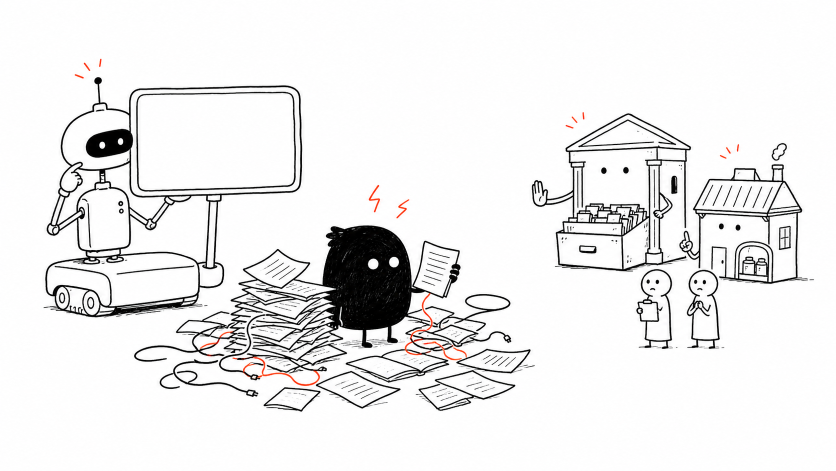
#> input picture gallery/daily-4panel/2026-05-29-lingchen-sandian/source/panel-2-v4-base.png, 1672 x 941 px (shown at 1/2 size)
$ python build_panel2_v4.py
#> lines starting #> are read from the running program, lines starting #| are printed output that depends on the picture
from pathlib import Path

from PIL import Image, ImageDraw, ImageFont


ROOT = Path(__file__).resolve().parent
SRC = ROOT / "source"

BASE = SRC / "panel-2-v4-base.png"
OUT = ROOT / "panel-2-v4.1.png"

FONT_REGULAR = "/System/Library/Fonts/Supplemental/Bradley Hand Bold.ttf"
FONT_FALLBACK = "/System/Library/Fonts/Supplemental/ChalkboardSE.ttc"

BLACK = (18, 18, 18)
WHITE = (255, 255, 255)


def load_font(size: int) -> ImageFont.FreeTypeFont:
    for path in (FONT_REGULAR, FONT_FALLBACK):
        try:
            return ImageFont.truetype(path, size=size)
        except OSError:
            continue
    return ImageFont.load_default()


def draw_fit_text(
    draw: ImageDraw.ImageDraw,
    box: tuple[int, int, int, int],
    text: str,
    max_size: int,
    min_size: int,
    align: str = "center",
) -> None:
    x1, y1, x2, y2 = box
    for size in range(max_size, min_size - 1, -2):
        font = load_font(size)
        spacing = int(size * 0.22)
        bbox = draw.multiline_textbbox((0, 0), text, font=font, spacing=spacing, align=align)
        width = bbox[2] - bbox[0]
        height = bbox[3] - bbox[1]
        if width <= x2 - x1 and height <= y2 - y1:
            draw.multiline_text(
                ((x1 + x2) / 2, (y1 + y2) / 2),
                text,
                font=font,
                fill=BLACK,
                spacing=spacing,
                align=align,
                anchor="mm",
            )
            return

    font = load_font(min_size)
    draw.multiline_text((x1, y1), text, font=font, fill=BLACK, spacing=int(min_size * 0.22), align=align)


def draw_xiaohei_line(draw: ImageDraw.ImageDraw) -> None:
    font = load_font(37)
    x = 705
    y = 265
    draw.text((x, y), "7 scripts…", font=font, fill=BLACK)
    y2 = 316
    draw.text((x, y2), "and ", font=font, fill=BLACK)
    prefix_width = draw.textlength("and ", font=font)
    zero_x = int(x + prefix_width)
    zero_y = y2 + 2
    zero_box = (zero_x + 4, zero_y + 3, zero_x + 25, zero_y + 32)
    draw.ellipse(zero_box, outline=BLACK, width=3)
    draw.line((zero_x + 22, zero_y + 6, zero_x + 8, zero_y + 31), fill=BLACK, width=2)
    draw.text((zero_x + 32, y2), "hours of sleep.", font=font, fill=BLACK)


def main() -> None:
    img = Image.open(BASE).convert("RGB")
#> img is the input picture: PIL image 1672x941 RGB; mean R, G, B 236.3, 235.9, 235.9
    draw = ImageDraw.Draw(img)

    # Remove a model-generated empty oval near Xiaohei so it does not read as a speech bubble.
    draw.ellipse((920, 582, 1080, 652), fill=WHITE)

    draw_fit_text(draw, (340, 220, 575, 350), "Default assumption:\nstateless?", max_size=34, min_size=26)
    draw_xiaohei_line(draw)
    draw_fit_text(draw, (980, 535, 1190, 585), "We have state!", max_size=29, min_size=23)
    draw_fit_text(draw, (1235, 730, 1505, 775), "Nothing gets lost!", max_size=29, min_size=22)

    img.save(OUT)
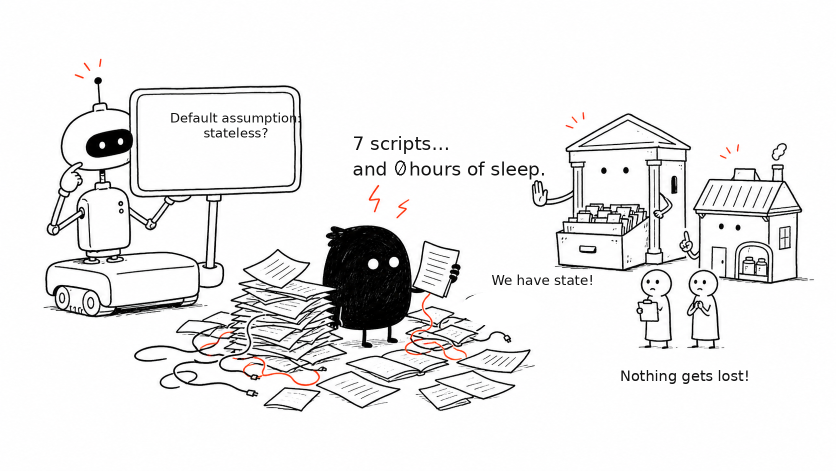
#> saved as panel-2-v4.1.png: PIL image 1672x941 RGB (shown at 1/2 size); mean R, G, B 235.2, 234.8, 234.8
    print(OUT)


if __name__ == "__main__":
    main()

$ run again, with gallery/daily-4panel/2026-05-29-lingchen-sandian/source/panel-1-v4-base.png copied over gallery/daily-4panel/2026-05-29-lingchen-sandian/source/panel-2-v4-base.png
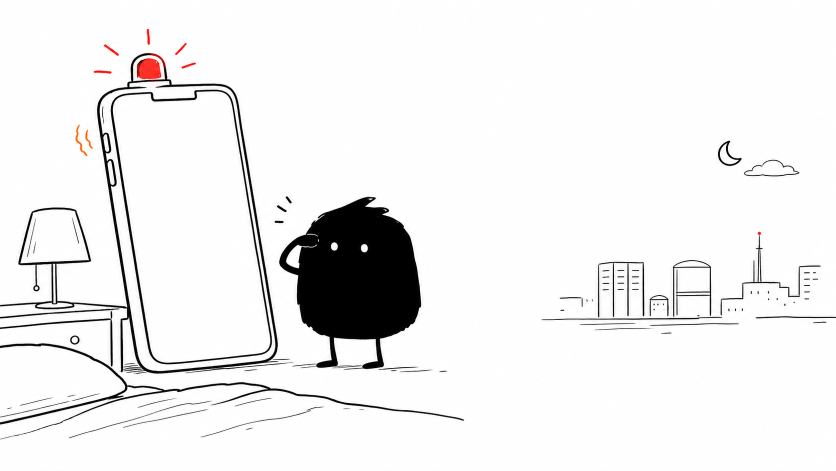
#> input picture gallery/daily-4panel/2026-05-29-lingchen-sandian/source/panel-1-v4-base.png, 1672 x 941 px (shown at 1/2 size)
#> in main, img is the input picture: PIL image 1672x941 RGB; mean R, G, B 238.5, 238, 238.1
#> in main, `img.save(OUT)`:
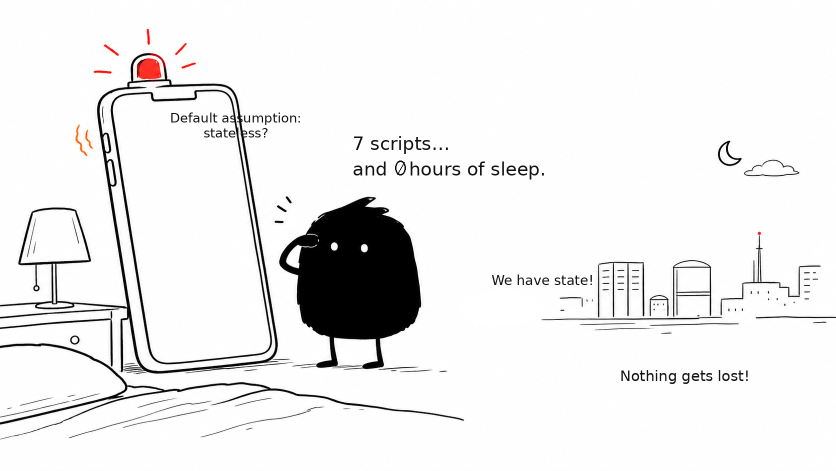
#> saved as panel-2-v4.1.png: PIL image 1672x941 RGB (shown at 1/2 size); mean R, G, B 237.2, 236.7, 236.8

$ run again, with gallery/daily-4panel/2026-05-29-lingchen-sandian/source/panel-3-v4-base.png copied over gallery/daily-4panel/2026-05-29-lingchen-sandian/source/panel-2-v4-base.png
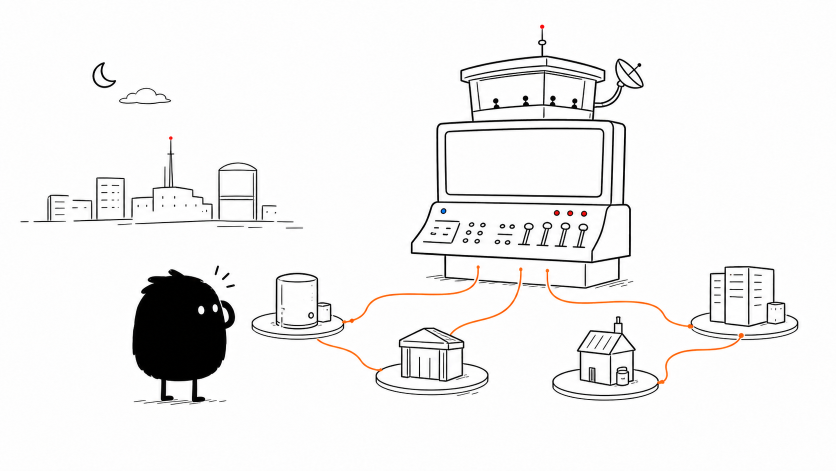
#> input picture gallery/daily-4panel/2026-05-29-lingchen-sandian/source/panel-3-v4-base.png, 1672 x 941 px (shown at 1/2 size)
#> in main, img is the input picture: PIL image 1672x941 RGB; mean R, G, B 240.9, 240.4, 240.2
#> in main, `img.save(OUT)`:
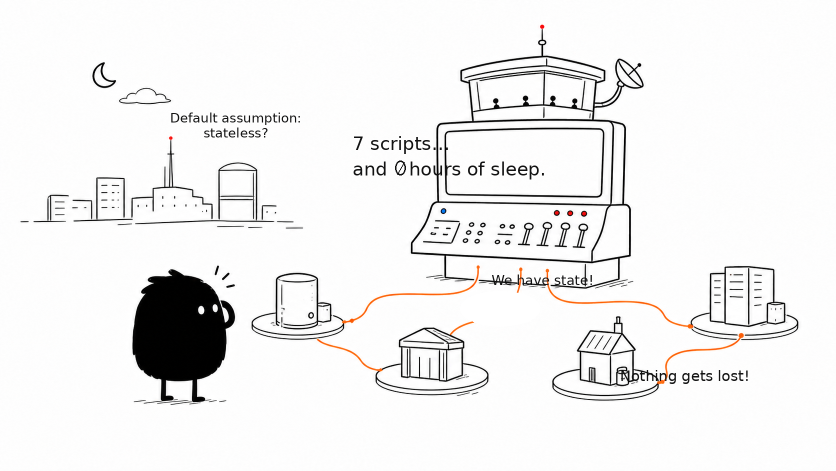
#> saved as panel-2-v4.1.png: PIL image 1672x941 RGB (shown at 1/2 size); mean R, G, B 239.7, 239.2, 239

$ run again, with gallery/daily-4panel/2026-05-29-lingchen-sandian/source/panel-4-v4-base.png copied over gallery/daily-4panel/2026-05-29-lingchen-sandian/source/panel-2-v4-base.png
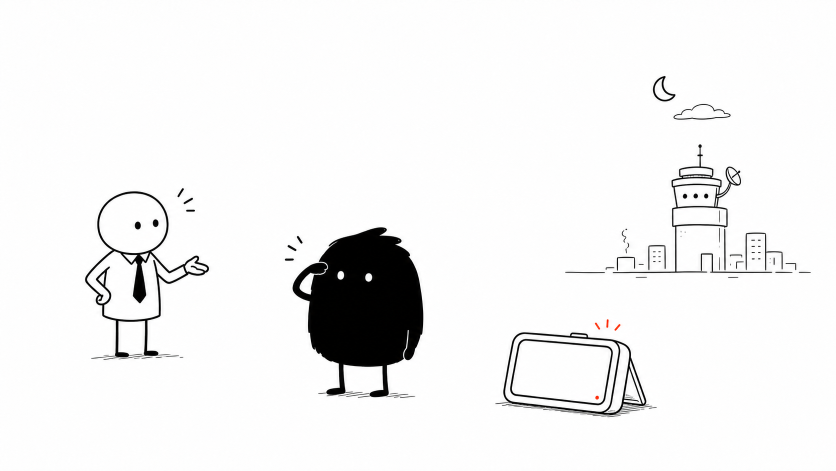
#> input picture gallery/daily-4panel/2026-05-29-lingchen-sandian/source/panel-4-v4-base.png, 1672 x 941 px (shown at 1/2 size)
#> in main, img is the input picture: PIL image 1672x941 RGB; mean R, G, B 241.3, 241.2, 241.2
#> in main, `img.save(OUT)`:
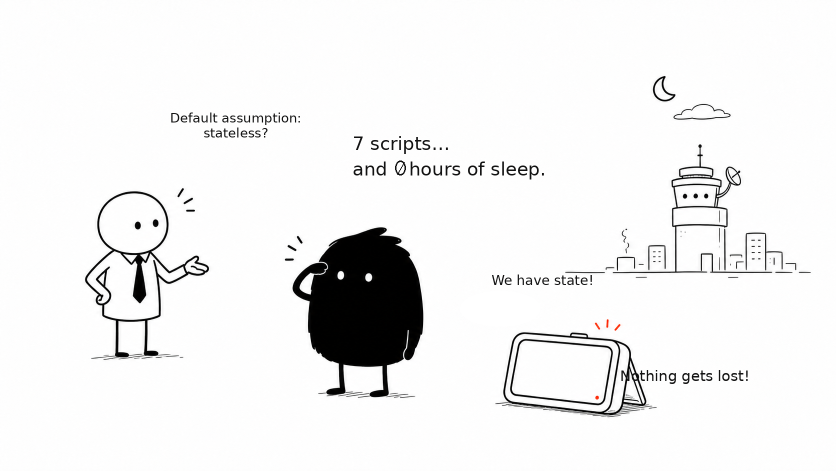
#> saved as panel-2-v4.1.png: PIL image 1672x941 RGB (shown at 1/2 size); mean R, G, B 240, 239.9, 239.9
